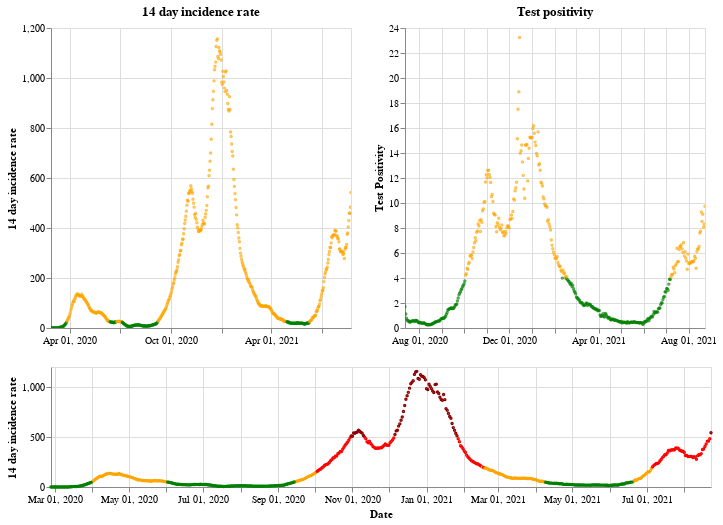

The notebook cell saved with this chart:
### Markdown cell above
## Wales

### Code cell
plot_traffic_light('Wales')

### Figure 1 — Vega-Lite specification as saved in the notebook (floating-point values rounded to 4 significant figures; data arrays with more than 128 entries replaced by an {"elided": "..."} marker saying what was removed)
{"config": {"view": {"continuousWidth": 400, "continuousHeight": 300}}, "vconcat": [{"hconcat": [{"mark": {"type": "point", "size": 2}, "encoding": {"color": {"condition": {"value": "green", "test": "(datum.twoWeeklyCasesRate <= 25)"}, "value": "orange"}, "tooltip": [{"type": "nominal", "field": "areaName"}, {"type": "temporal", "field": "date"}, {"type": "quantitative", "field": "twoWeeklyCasesRate"}, {"type": "quantitative", "field": "testPositivity"}], "x": {"type": "temporal", "axis": {"title": ""}, "field": "date", "scale": {"domain": {"selection": "DateBrush"}}, "timeUnit": "yearmonthdate"}, "y": {"type": "quantitative", "axis": {"title": "14 day incidence rate"}, "field": "twoWeeklyCasesRate"}}, "title": "14 day incidence rate", "width": 300}, {"mark": {"type": "point", "size": 2}, "encoding": {"color": {"condition": {"value": "green", "test": "(datum.testPositivity <= 4)"}, "value": "orange"}, "tooltip": [{"type": "nominal", "field": "areaName"}, {"type": "temporal", "field": "date"}, {"type": "quantitative", "field": "twoWeeklyCasesRate"}, {"type": "quantitative", "field": "testPositivity"}], "x": {"type": "temporal", "axis": {"title": ""}, "field": "date", "scale": {"domain": {"selection": "DateBrush"}}, "timeUnit": "yearmonthdate"}, "y": {"type": "quantitative", "axis": {"title": "Test Positivity"}, "field": "testPositivity"}}, "title": "Test positivity", "width": 300}]}, {"layer": [{"mark": {"type": "point", "size": 2}, "encoding": {"color": {"condition": {"value": "orange", "test": "(((datum.testPositivity < 4) && (datum.twoWeeklyCasesRate >= 50)) && (datum.twoWeeklyCasesRate < 200))"}, "value": "red"}, "opacity": {"condition": {"value": 1, "test": "((datum.twoWeeklyCasesRate >= 50) && (datum.twoWeeklyCasesRate < 500))"}, "value": 0}, "tooltip": [{"type": "nominal", "field": "areaName"}, {"type": "temporal", "field": "date"}, {"type": "quantitative", "field": "twoWeeklyCasesRate"}, {"type": "quantitative", "field": "testPositivity"}], "x": {"type": "temporal", "axis": {"title": "Date"}, "field": "date", "timeUnit": "yearmonthdate"}, "y": {"type": "quantitative", "axis": {"title": "14 day incidence rate"}, "field": "twoWeeklyCasesRate"}}, "selection": {"DateBrush": {"type": "interval", "encodings": ["x"], "fields": ["Time"]}}}, {"mark": {"type": "point", "size": 2}, "encoding": {"color": {"value": "darkred"}, "opacity": {"condition": {"value": 1, "test": "(datum.twoWeeklyCasesRate >= 500)"}, "value": 0}, "tooltip": [{"type": "nominal", "field": "areaName"}, {"type": "temporal", "field": "date"}, {"type": "quantitative", "field": "twoWeeklyCasesRate"}, {"type": "quantitative", "field": "testPositivity"}], "x": {"type": "temporal", "axis": {"title": "Date"}, "field": "date", "timeUnit": "yearmonthdate"}, "y": {"type": "quantitative", "axis": {"title": "14 day incidence rate"}, "field": "twoWeeklyCasesRate"}}}, {"mark": {"type": "point", "size": 2}, "encoding": {"color": {"condition": {"value": "green", "test": "((datum.testPositivity < 4) && (datum.twoWeeklyCasesRate < 50))"}, "value": "orange"}, "opacity": {"condition": {"value": 1, "test": "(datum.twoWeeklyCasesRate < 50)"}, "value": 0}, "tooltip": [{"type": "nominal", "field": "areaName"}, {"type": "temporal", "field": "date"}, {"type": "quantitative", "field": "twoWeeklyCasesRate"}, {"type": "quantitative", "field": "testPositivity"}], "x": {"type": "temporal", "axis": {"title": "Date"}, "field": "date", "timeUnit": "yearmonthdate"}, "y": {"type": "quantitative", "axis": {"title": "14 day incidence rate"}, "field": "twoWeeklyCasesRate"}}}], "height": 120, "width": 660}], "data": {"name": "data-bffb6941fdb64a59624916888044036e"}, "$schema": "https://vega.github.io/schema/vega-lite/v4.8.1.json", "datasets": {"data-bffb6941fdb64a59624916888044036e": {"elided": "544 records"}}}
